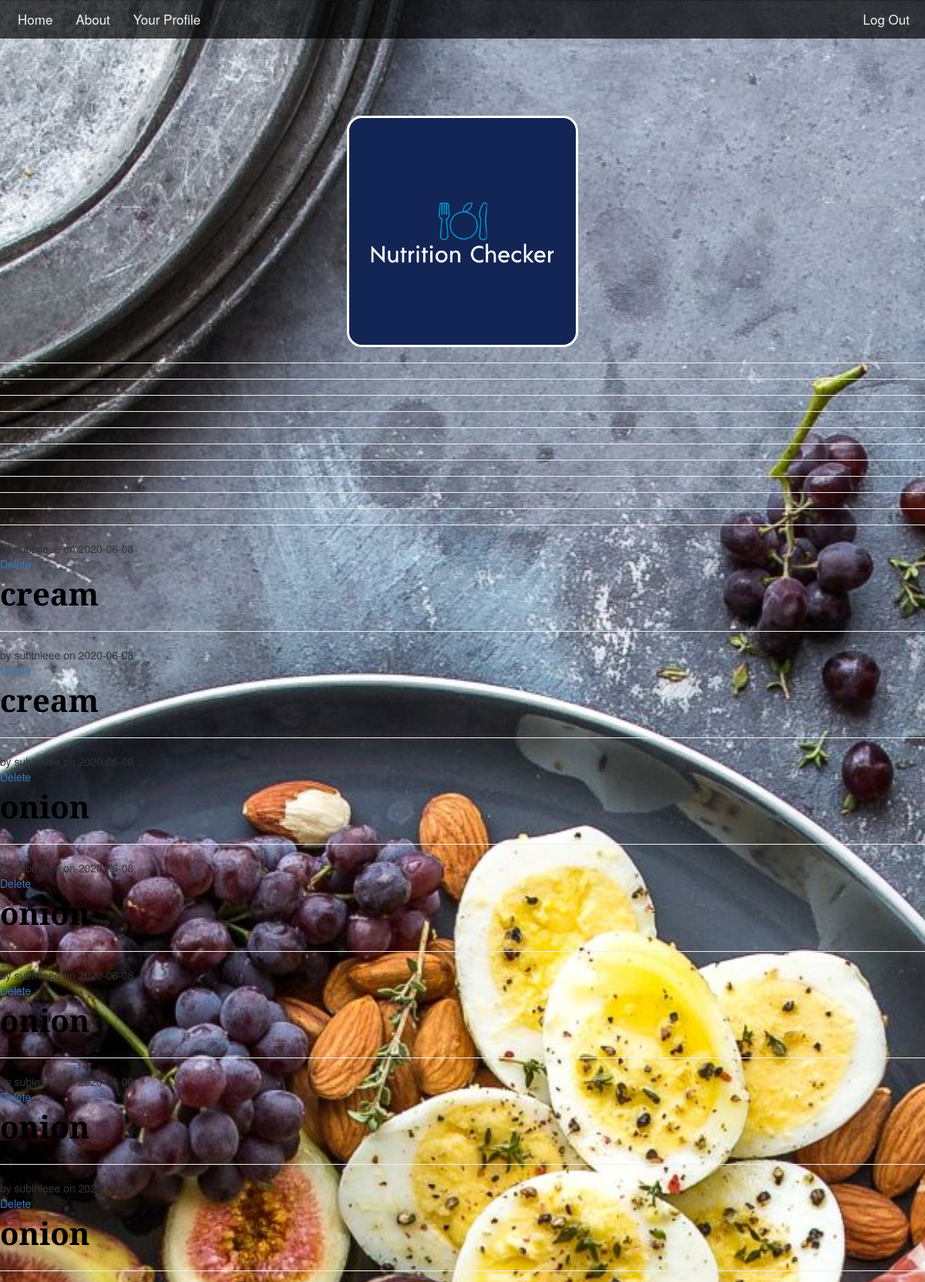
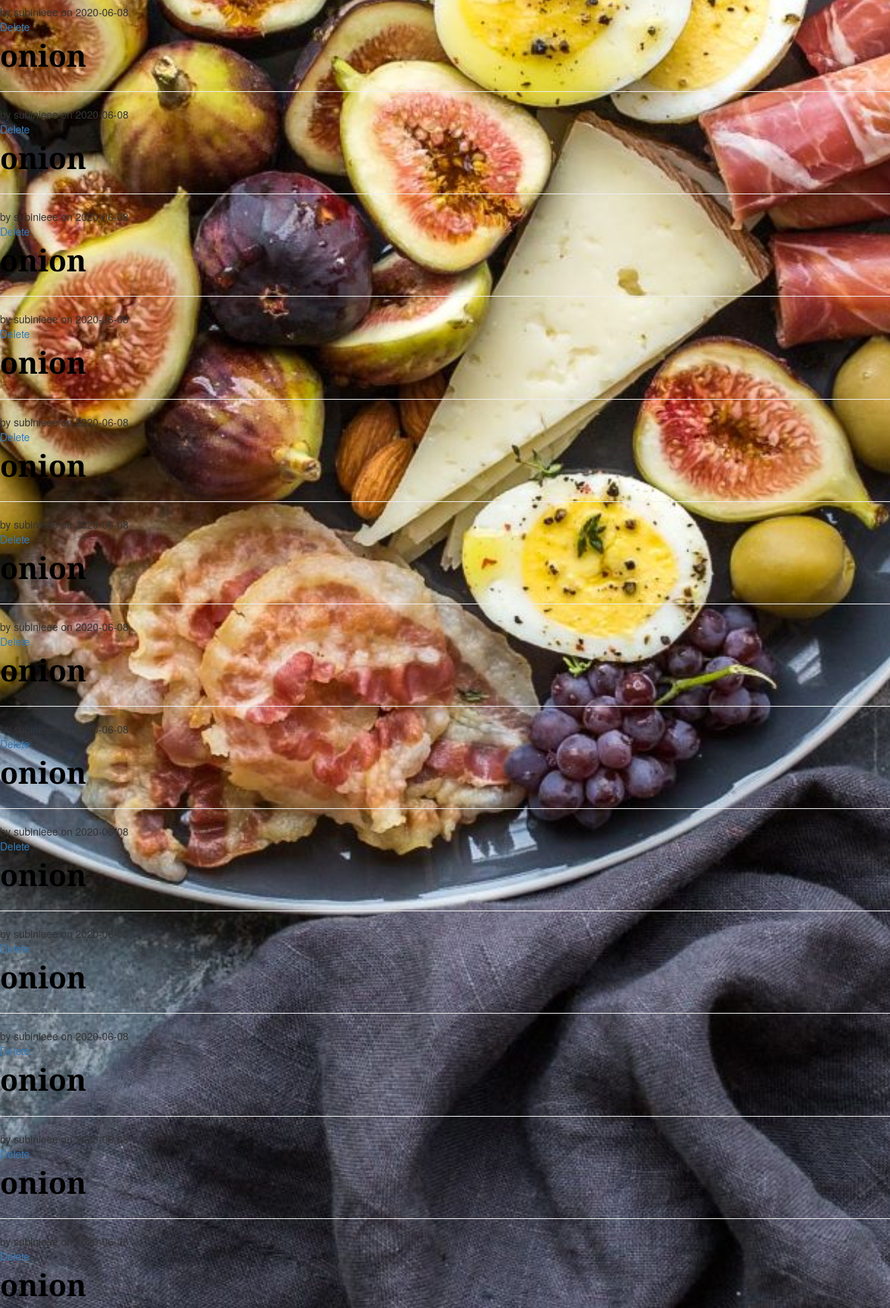
The app's page /index (signed in, upper part) with its own data (2 pictures, top to bottom).
### tables this page shows
CREATE TABLE post (
  id INTEGER PRIMARY KEY AUTOINCREMENT,
  author_id INTEGER NOT NULL,
  created TIMESTAMP NOT NULL DEFAULT CURRENT_TIMESTAMP,
  item TEXT NOT NULL,
  protein TEXT NOT NULL,
  energy TEXT NOT NULL,
  carbs TEXT NOT NULL,
  fat TEXT NOT NULL,
  FOREIGN KEY (author_id) REFERENCES user (id)
);

CREATE TABLE user (
  id INTEGER PRIMARY KEY AUTOINCREMENT,
  username TEXT UNIQUE NOT NULL,
  password TEXT NOT NULL
);

### flaskr/submit.py (the view)
@bp.route("/index")
@login_required
def index():
	db = get_db()
	posts = db.execute(
	'SELECT p.id, created, item, energy, protein, fat, carbs, author_id, username'
	' FROM post p JOIN user u ON p.author_id = u.id'
	' ORDER BY created DESC').fetchall()
	return render_template('blog/index.html', posts=posts)

### flaskr/auth.py (called while the page is built)
@bp.before_app_request
def load_logged_in_user():
    user_id = session.get('user_id')
    if user_id is None:
        g.user = None
    else:
        g.user = get_db().execute(
            'SELECT * FROM user WHERE id = ?', (user_id,)
        ).fetchone()

def login_required(view):
    @functools.wraps(view)
    def wrapped_view(**kwargs):
        if g.user is None:
            return redirect(url_for('auth.login'))
        return view(**kwargs)
    return wrapped_view

### flaskr/db.py (called while the page is built)
def get_db():
    if 'db' not in g:
        g.db = sqlite3.connect(
            current_app.config['DATABASE'],
            detect_types=sqlite3.PARSE_DECLTYPES
        )
        g.db.row_factory = sqlite3.Row
    return g.db

### flaskr/templates/blog/index.html (shortened to what this page needs)
{% extends 'base.html' %}
{% block content %}
  {% for post in posts %}
    <article class="post">
    {% if g.user['id'] == post['author_id'] %}
      <header>
        <div>
          <div class="about">by {{ post['username'] }} on {{ post['created'].strftime('%Y-%m-%d') }}</div>
        </div>
          <a class="action" href="{{ url_for('submit.delete', id=post['id']) }}">Delete</a>
      </header>
      <p class="body">{{post['item']}}</p>
      {% endif %}
    </article>
    {% if not loop.last %}
      <hr>
    {% endif %}
  {% endfor %}
{% endblock %}

### flaskr/templates/base.html (shortened to what this page needs)
<!DOCTYPE html>
<html>
<head>
<link href="../static/css/bootstrap.css" rel="stylesheet" type="text/css"/>
<link href="../static/css/style.css" rel="stylesheet" type="text/css"/>
<div class="topnav">
	<ul class ="nav navbar-nav">
 		<li><a href="/">Home</a></li>
 		<li><a href="/">About</a></li>
 	{% if g.user %}
 		<li><a href="{{ url_for('submit.index') }}">Your Profile</a></li>
 	{% else %}
 		<li><a href="{{ url_for('auth.login') }}">Your Profile</a></li>
 	{% endif %}
	</ul>
	<ul class ="nav navbar-nav navbar-right">
    {% if g.user %}
      <li><span>{{ g.user['username'] }}</span>
      <li><a href="{{ url_for('auth.logout') }}">Log Out</a>
    {% else %}
      <li><a href="{{ url_for('auth.register') }}">Register</a>
      <li><a href="{{ url_for('auth.login') }}">Log In</a>
    {% endif %}
	</ul>
</div>
</head>
<body>
<div class="logo"><img id="logo" src='../static/images/icon-above-font.png' alt='Nutrition Checker' width="300" height="300"/>
</div>
<section class="content">
{% block content %}{% endblock %}
</section>
</body>
  </html>

### flaskr/static/css/style.css (style rules this page uses)
body { background-image:url("../images/brooke-lark-158019.jpg"); background-attachment: scroll; background-size:cover; background-position: center; }
p { font-family: 'Alegreya SC'; font-size: 40px; color: black; font-stretch: condensed; font-weight: bold; word-wrap: break-word; width: 100%; }
#logo { display: block; margin-right: auto; margin-left: auto; margin-top:100px; border-radius: 20px; border-style: solid; border-color: white; border-width:3px; }
.topnav { overflow: hidden; background-color:rgba(0,0,0,0.7); padding-right: 20px; padding-left: 8px; text-align: center; }
.topnav a { float: left; color: #f2f2f2; text-align: center; padding: 14px 16px; text-decoration: none; font-size: 17px; position: relative; top: 0; left: 0; transform: none; }

### records on screen
post: username "subinieee", created "2020-06-08", item "cream"
post: username "subinieee", created "2020-06-08", item "cream"
post: username "subinieee", created "2020-06-08", item "onion"
post: username "subinieee", created "2020-06-08", item "onion"
post: username "subinieee", created "2020-06-08", item "onion"
post: username "subinieee", created "2020-06-08", item "onion"
post: username "subinieee", created "2020-06-08", item "onion"
post: username "subinieee", created "2020-06-08", item "onion"
post: username "subinieee", created "2020-06-08", item "onion"
post: username "subinieee", created "2020-06-08", item "onion"
post: username "subinieee", created "2020-06-08", item "onion"
post: username "subinieee", created "2020-06-08", item "onion"
post: username "subinieee", created "2020-06-08", item "onion"
post: username "subinieee", created "2020-06-08", item "onion"
post: created "2020-06-08", item "onion"
post: username "subinieee", created "2020-06-08", item "onion"
post: username "subinieee", created "2020-06-08", item "onion"
post: username "subinieee", created "2020-06-08", item "onion"
post: username "subinieee", created "2020-06-08", item "onion"
post: username "subinieee", created "2020-06-08", item "onion"
